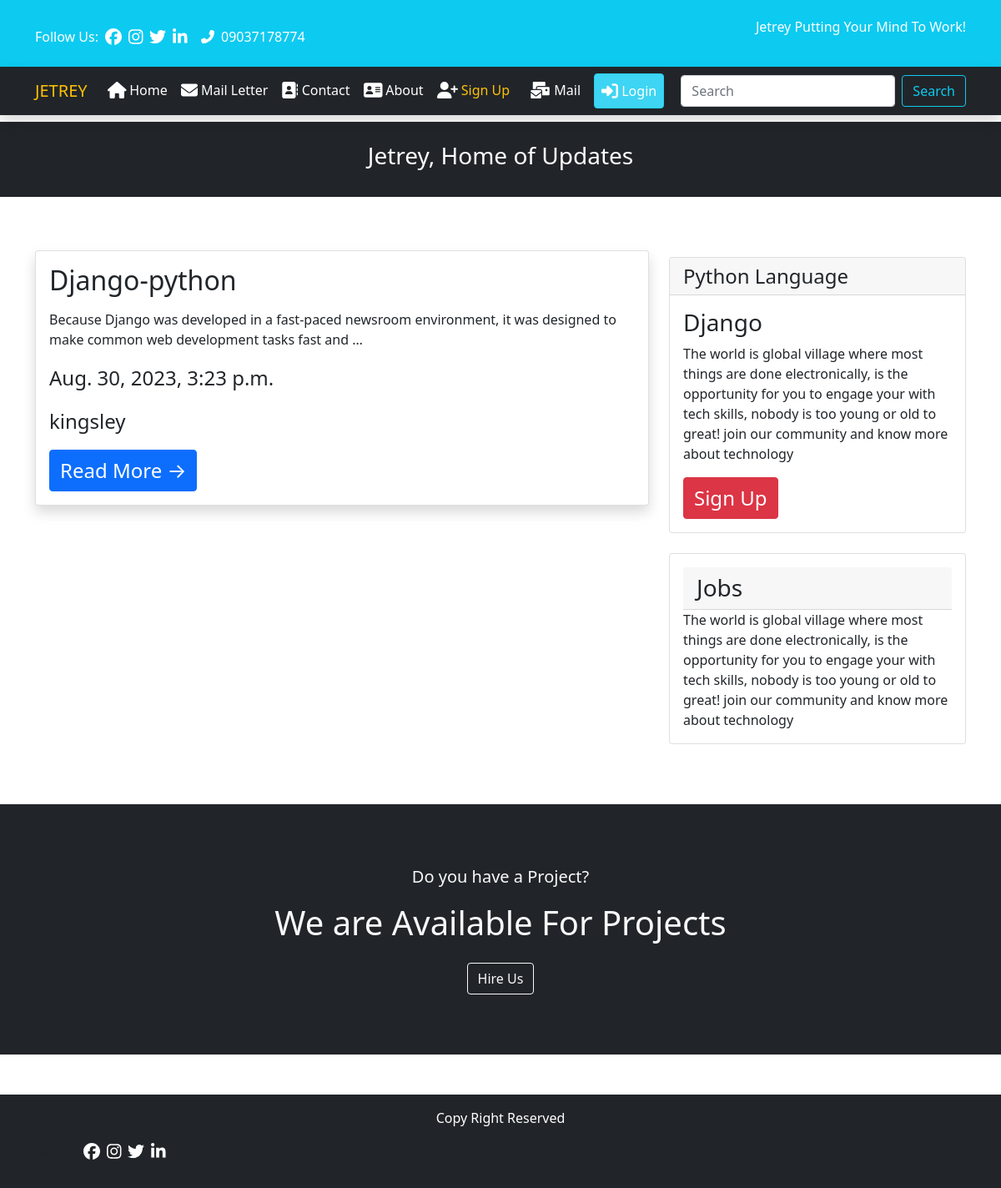
The page / on the database its author committed.
### info/models.py (models this page shows, shortened)
class Blog(models.Model):
    title = models.CharField(max_length=200)
    slug = models.SlugField()
    description = RichTextField(blank=True, null=True)
    author = models.ForeignKey(User, on_delete=models.CASCADE, related_name='blog_posts')
    updated_on = models.DateTimeField(auto_now=True)
    created_on = models.DateTimeField(auto_now_add=True)
    status = models.IntegerField(choices=STATUS, default=0)
    image = models.ImageField(upload_to="img")
    class Meta:
        ordering = ['-created_on']

### info/views.py (the view)
# urls.py: path('', views.home, name="home"),
def home(request):
    if 'q' in request.GET:
        q = request.GET['q']
        multiple_q = Q(Q(title__icontains=q))
        posts = Blog.objects.filter(multiple_q)
    else:
        posts = Blog.objects.all()
    return render(request, 'info/home.html', {'posts': posts})

### templates/info/home.html
{% extends 'info/main.html' %}
{% load static %}
{% block content %}
<div class="container my-5">
<div class="row">
            <div class="col-md-8 mt-3 left">
                {% for post in posts %}
                <div class="card mb-5 card shadow" >
                    <div class="card-body">
                        <h2 class="card-title fs-bold">{{post.title|safe}}</h2>
                        <p class="card-text fs-4">{{post.description|safe|truncatewords:20}}</p>
                        <p class="card-text fs-4">{{post.created_on}}</p>
                        <p class="card-text fs-4">{{post.author}}</p>
                        <a href="/post/{{post.id}}" class="btn btn-primary fs-4">Read More &rarr;</a>
                    </div>
                </div>
                {% endfor %}
            </div>
     {% block sidebar %} {% include 'info/sidebar.html' %} {% endblock sidebar %}
</div>
</div>
 <section class="freelancer-available bg-dark py-5">
        <div class="container-lg py-4">
            <div class="row justify-content-center">
                <div class="col-lg-8 text-center">
                    <p class="text-light fs-5">Do you have a Project?</p>
                    <h2 class="fs-1 text-light mb-4">We are Available For Projects</h2>
                    <a href="{% url 'contact' %}" class="btn btn-outline-light">Hire Us</a>
                </div>
            </div>
        </div>
    </section>
{% endblock content %}

### templates/info/main.html (shortened to what this page needs)
<!doctype html>
{% load static %}
<html lang="en">
  <head>
      <link href="https://cdn.jsdelivr.net/npm/bootstrap@5.0.2/dist/css/bootstrap.min.css" rel="stylesheet">
      <link rel="stylesheet" href="{% static 'info/css/style.css' %}">
      <link href="{% static 'fontawesomefree/css/all.min.css' %}" rel="stylesheet" type="text/css">
  </head>
  <body>
  <nav class="navbar navbar-expand-lg bg-info">
  <div class="container">
       <div class="header-top d-flex justify-content-between pt-4 text-white">
                    <div class="d-flex">
                        <div class="item me-2">
                            <p>Follow Us: </p>
                        </div>
                        <div class="item me-2">
                            <a href=""><i class="fa-brands fa-facebook fa-lg" style="color: #ffffff;"></i></a>
                        </div>
                        <div class="item me-2">
                            <a href=""><i class="fa-brands fa-instagram fa-lg" style="color: #ffffff;"></i></i></a>
                        </div>
                        <div class="item me-2">
                            <a href=""><i class="fa-brands fa-twitter fa-lg" style="color: #ffffff;"></i></a>
                        </div>
                        <div class="item me-2">
                            <a href=""><i class="fa-brands fa-linkedin-in fa-lg" style="color: #ffffff;"></i></i></a>
                        </div>
                    </div>
                    <div class="d-flex">
                        <div class="item">
                            <p><i class="fas fa-phone-alt px-2"></i>09037178774</p>
                        </div>
                    </div>
                </div>
   <p class="text-center text-white">Jetrey Putting Your Mind To Work!</p>
  </div>
</nav>
  <nav class="navbar navbar-expand-lg navbar-dark bg-dark shadow">
  <div class="container">
    <a class="navbar-brand text-warning" href="{% url 'home' %}">JETREY</a>
    <div class="collapse navbar-collapse" id="navbarSupportedContent">
      <ul class="navbar-nav me-auto mb-2 mb-lg-0 text-dark">
        <li class="nav-item">
          <a class="nav-link active" aria-current="page" href="{% url 'home' %}"><i class="fa-solid fa-house fa-lg" style="color: #ffffff;"></i> Home</a>
        </li>
         <li class="nav-item">
          <a class="nav-link active" aria-current="page" href="{% url 'news' %}"><i class="fa-solid fa-envelope fa-lg" style="color: #ffffff;"></i> Mail Letter</a>
        </li>
           <li class="nav-item">
          <a class="nav-link active" aria-current="page" href="{% url 'contact' %}"><i class="fa-solid fa-address-book fa-lg" style="color: #ffffff;"></i> Contact</a>
        </li>
           <li class="nav-item">
          <a class="nav-link active" aria-current="page" href="{% url 'about' %}"><i class="fa-solid fa-address-card fa-lg" style="color: #ffffff;"></i> About</a>
        </li>
           <li class="nav-item">
          <a class="nav-link active text-warning me-2"  href="{% url 'signup' %}"><i class="fa-solid fa-user-plus fa-lg" style="color: #ffffff;"></i> Sign Up</a>
        </li>
        <li class="nav-item">
          <a class="nav-link active me-2"  href="{% url 'mail' %}"><i class="fa-solid fa-envelopes-bulk fa-lg" style="color: #ffffff;"></i> Mail</a>
        </li>
          {% if user.is_authenticated %}
           <li class="nav-item">
          <a class="nav-link active btn btn-info me-2"  href="{% url 'logout' %}"><i class="fa-solid fa-right-from-bracket fa-lg" style="color: #ffffff;"></i> Logout</a>
        </li>
          {% else %}
           <li class="nav-item">
          <a class="nav-link active btn btn-info"  href="{% url 'login' %}"><i class="fa-solid fa-right-to-bracket fa-lg" style="color: #ffffff;"></i> Login</a>
        </li>
          {% endif %}
      </ul>
      <form class="d-flex">
        <input class="form-control me-2" type="search" name="q" placeholder="Search" aria-label="Search">
        <button class="btn btn-outline-info" type="submit">Search</button>
      </form>
    </div>
  </div>
</nav>
  <div class="text-center mt-2 bg-dark text-white p-4">
       {% if user.is_authenticated %}
        <h3>Welcome {{fname}}, You're now a User </h3>
        {% else %}
        <h3>Jetrey, Home of Updates</h3>
        {% endif %}
  </div>
{% block content %}
{% endblock content %}
  <footer class="bg-dark p-3 mt-5">
    <p class="text-center text-white">Copy Right Reserved</p>
       <div class="d-flex">
                        <div class="item me-2">
                            <p>Follow Us: </p>
                        </div>
                        <div class="item me-2">
                            <a href=""><i class="fa-brands fa-facebook fa-lg" style="color: #ffffff;"></i></a>
                        </div>
                        <div class="item me-2">
                            <a href=""><i class="fa-brands fa-instagram fa-lg" style="color: #ffffff;"></i></i></a>
                        </div>
                        <div class="item me-2">
                            <a href=""><i class="fa-brands fa-twitter fa-lg" style="color: #ffffff;"></i></a>
                        </div>
                        <div class="item me-2">
                            <a href=""><i class="fa-brands fa-linkedin-in fa-lg" style="color: #ffffff;"></i></i></a>
                        </div>
                    </div>
  </footer>
  </body>
</html>

### templates/info/sidebar.html
<div class="col-md-4 float-right">
    <div class="card my-4">
        <h4 class="card-header">Python Language</h4>
        <div class="card-body">
             <h3>Django</h3>
            <p class="card-text">The world is global village where most things are done electronically, is the opportunity for
            you to engage your with tech skills, nobody is too young or old to great! join our community and know more about technology</p>
            <a href="{% url 'signup' %}" class="fs-4 btn btn-danger">Sign Up</a>
        </div>
    </div>
    <div class="card my-4">
        <div class="card-body">
             <h3 class="card-header">Jobs</h3>
            <p class="card-text">The world is global village where most things are done electronically, is the opportunity for
            you to engage your with tech skills, nobody is too young or old to great! join our community and know more about technology</p>
        </div>
    </div>
</div>

### rows shown on the page
Blog: title "Django-python", description "Because Django was developed in a fast-paced newsroom environment, it was designed to make common web development tasks fast and …", created_on "Aug. 30, 2023, 3:23 p.m.", author "kingsley"
